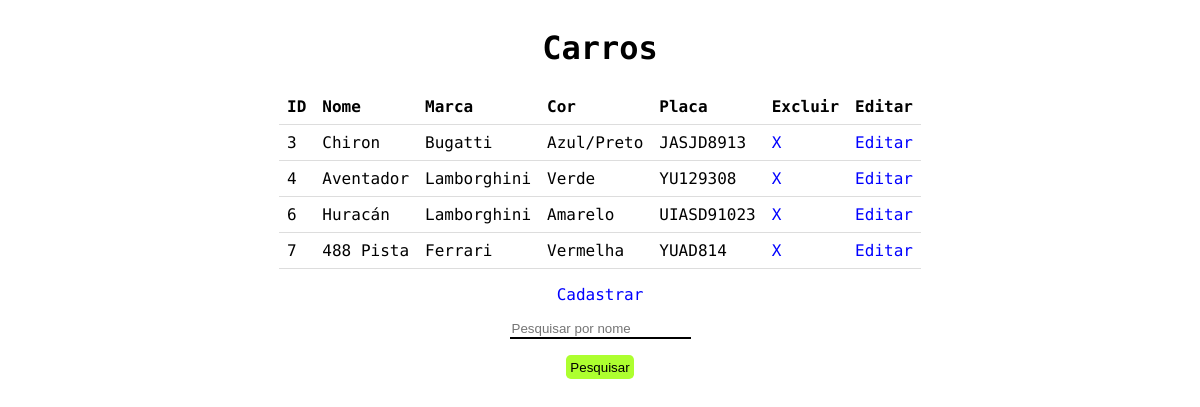
The page / on the database its author committed.
### tables this page shows
CREATE TABLE `carros` (
  `nome` varchar(255) NOT NULL,
  `marca` varchar(255) NOT NULL,
  `cor` varchar(255) NOT NULL,
  `placa` varchar(255) NOT NULL,
  `id` int(255) NOT NULL
);

### objetos/carro.php (called while the page is built, shortened)
<?php
    Class Carro {
        public function __construct($db) {
            $this->db = $db;
        }
        public function lerTodos() {
            $sql = "SELECT * FROM carros";
            $resultado = $this->db->query($sql);
            $resultado->execute();
            return $resultado->fetchAll(PDO::FETCH_ASSOC);
        }
    }

### index.php (the view, shortened to what this page needs)
<!DOCTYPE html>
<html lang="en">
<head>
    <link rel="stylesheet" href="style.css">
</head>
<body>
    <table>
        <h1>Carros</h1>
        <tr>
            <th>ID</th>
            <th>Nome</th>
            <th>Marca</th>
            <th>Cor</th>
            <th>Placa</th>
            <th>Excluir</th>
            <th>Editar</th>
        </tr>
<?php
    include_once "objetos/carro.php";
    $banco = new Database();
    $db = $banco->conectar();
    $carro = new Carro($db);
    global $carro;
    if ($db) {
        foreach ($carro->lerTodos() as $row) {
            echo "<tr><td>{$row['id']}</td>";
            echo "<td>{$row['nome']}</td>";
            echo "<td>{$row['marca']}</td>";
            echo "<td>{$row['cor']}</td>";
            echo "<td>{$row['placa']}</td>";
            echo "<td><a href=\"funcoes.php?id={$row['id']}&exc=1\">X</a></td>";
            echo "<td><a href=\"editar.php?id={$row['id']}\">Editar</a></td></tr>";
        }
    }
?>
    </table>
    <p><a href="cadastro.php">Cadastrar</a></p>
    <form style='height: auto;' action="" method="post">
        <input type="text" name='pesquisa' placeholder="Pesquisar por nome">
        <button type="submit">Pesquisar</button>
    </form>
</body>
</html>

### style.css (style rules this page uses)
body { font-family: "Fira Code"; display: flex; align-items: center; justify-content: center; flex-direction: column; }
table { border-collapse: collapse; width: 50%; }
th, td { padding: 8px; text-align: left; border-bottom: 1px solid #ddd; }
input { outline: none; border: none; border-bottom: 2px solid black; }
button { padding: .3rem; background-color: greenyellow; border: none; border-radius: .3rem; }
a { text-decoration: none; color: blue; }
form { height: 100vh; display: flex; align-items: center; justify-content: center; flex-direction: column; gap: 1rem; }

### rows shown on the page
carros: id "3", nome "Chiron", marca "Bugatti", cor "Azul/Preto", placa "JASJD8913"
carros: id "4", nome "Aventador", marca "Lamborghini", cor "Verde", placa "YU129308"
carros: id "6", nome "Huracán", marca "Lamborghini", cor "Amarelo", placa "UIASD91023"
carros: id "7", nome "488 Pista", marca "Ferrari", cor "Vermelha", placa "YUAD814"
